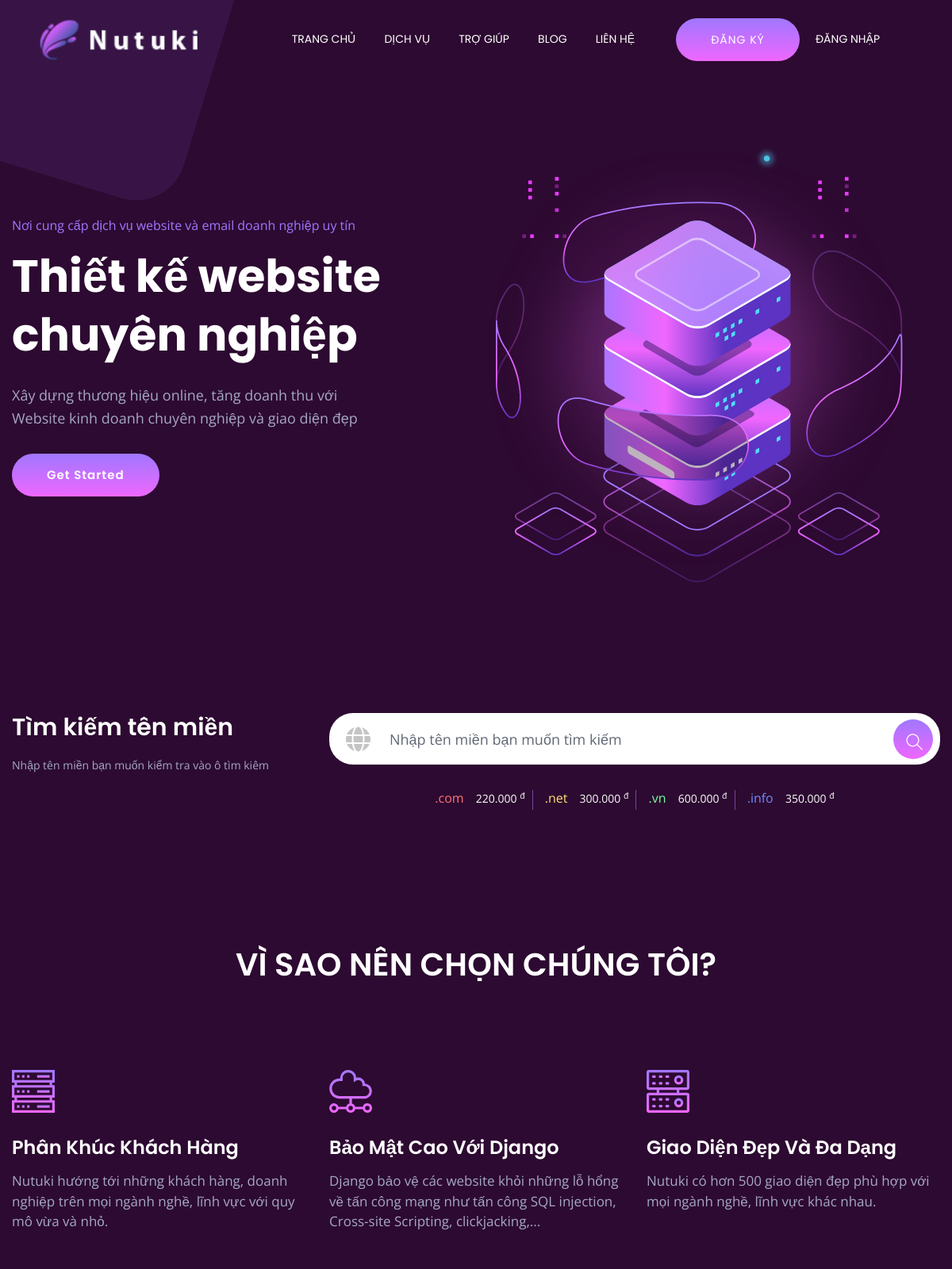
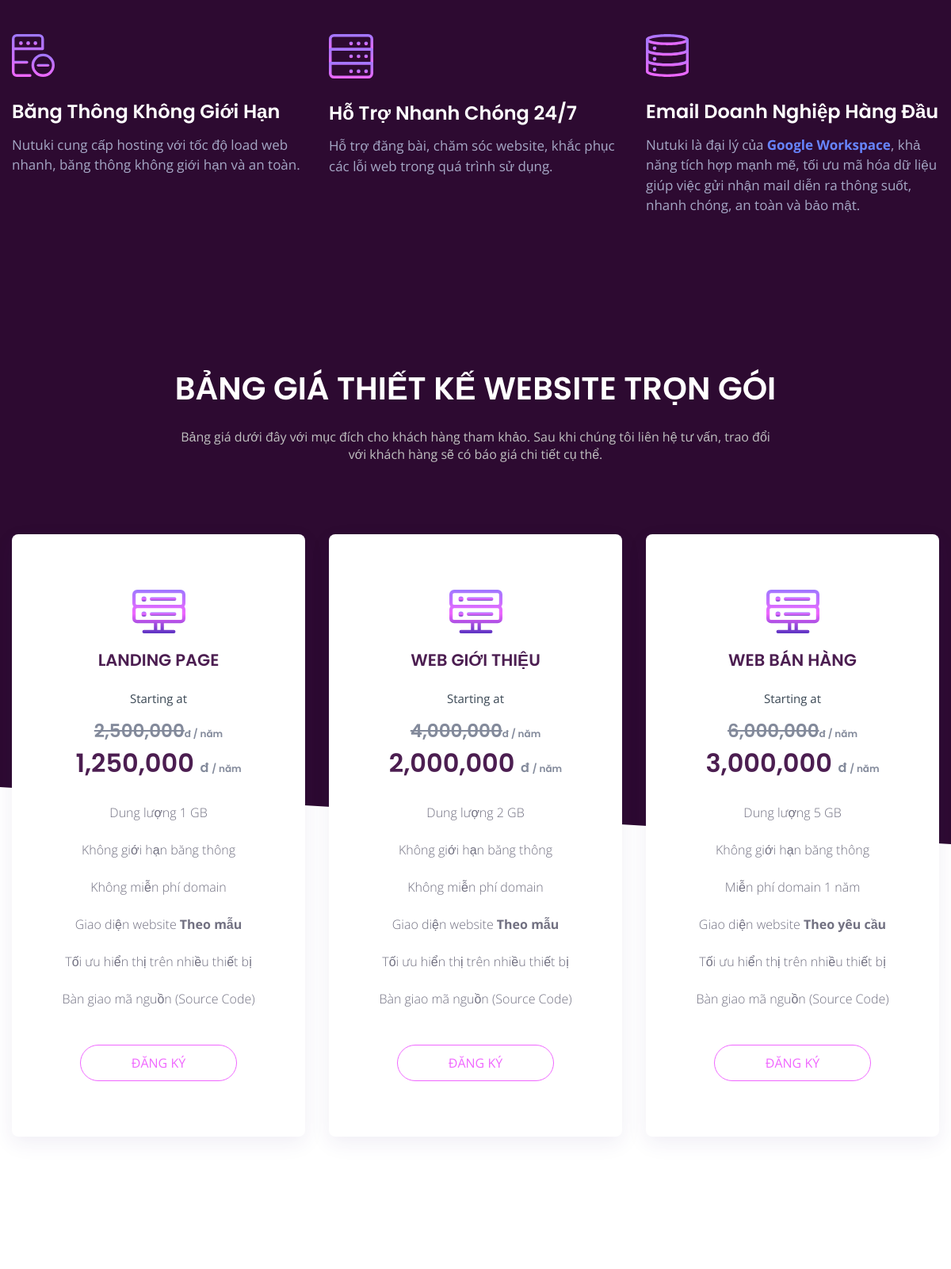
The page / (upper part) on the database its author committed (2 pictures, top to bottom).
### home/models.py (models this page shows, shortened)
class heroDemo(models.Model):
	title = models.CharField('tiêu đề hero', max_length=100)
	subTitle = models.CharField('tiêu đề nhỏ', max_length=100)
	content = models.CharField('nội dung here', max_length=200)
	class Meta:
		db_table = "Demo Hero"

### product/models.py (models this page shows, shortened)
class website(models.Model):
  storage_options = (('500_MB' ,'500 MB'), ('1_GB' ,'1 GB'), ('2_GB' ,'2 GB'), ('5_GB' ,'5 GB'))
  freeDomain_options = (('Yes','Yes'), ('No','No'))
  template_options = (('Theo mẫu','Theo mẫu'), ('Theo yêu cầu','Theo yêu cầu'))
  name = models.CharField('Tên gói', max_length=100)
  storage = models.CharField('Dung lượng', choices=storage_options, max_length=10)
  bandwidth = models.CharField('Dung lượng', max_length=100, default='Không giới hạn băng thông')
  freeDomain = models.CharField('Miễn phí domain', choices=freeDomain_options, max_length=3)
  template = models.CharField('Giao diện website', choices=template_options, max_length=20)
  descriptions = RichTextUploadingField('Mô tả', default='')
  old_pricing = models.DecimalField('Giá tiền cũ',max_digits=100, decimal_places=0, null=True)
  pricing = models.DecimalField('Giá tiền',max_digits=100, decimal_places=0)
  class Meta:
    db_table = 'website'

### home/views.py (the view)
# urls.py: path('',views.index, name='home' ),
def index(request):
	info = infoCompany.objects.get(pk=1)
	websites = website.objects.all()[0:3]
	questions = Questions.objects.all()
	feedbacks = Feedback.objects.all().order_by('-id')[0:3]
	heros = heroDemo.objects.get(pk=1)
	return render(
		request=request,
		template_name='index.html',
		context={
			'info': info,
			'websites': websites,
			'questions': questions,
			'feedbacks': feedbacks,
			'heros': heros
		}
	)

### templates/index.html (shortened to what this page needs)
{% extends "homebase.html" %}
{% load static  %}
{% load humanize %}
{% block main %}
<main>
    <div class="slider-area slider-bg ">
        <div class="slider-active">
            <div class="single-slider d-flex align-items-center slider-height ">
                <div class="container">
                    <div class="row align-items-center justify-content-between">
                        <div class="col-xl-5 col-lg-5 col-md-9 ">
                            <div class="hero__caption">
                            <span data-animation="fadeInLeft" data-delay=".3s">{{heros.title}}</span>
                            <h1 data-animation="fadeInLeft" data-delay=".6s ">{{heros.subTitle}}</h1>
                            <p data-animation="fadeInLeft" data-delay=".8s">{{heros.content}}</p>
                            <div class="slider-btns">
                                <a href="{% url 'product'%}" data-animation="fadeInLeft" data-delay="1s" href="industries.html" class="btn radius-btn">get started</a>
                            </div>
                        </div>
                        </div>
                        <div class="col-xl-6 col-lg-6">
                            <div class="hero__img d-none d-lg-block f-right">
                                <img src="{% static '' %}assets/img/hero/hero_right.png" alt="" data-animation="fadeInRight" data-delay="1s">
                            </div>
                        </div>
                    </div>
                </div>
            </div>
        </div>
        <div class="slider-shape d-none d-lg-block">
            <img class="slider-shape1" src="{% static '' %}assets/img/hero/top-left-shape.png" alt="">
        </div>
    </div>
    <div class="domain-search-area section-bg1">
        <div class="container">
            <div class="row">
                <div class="col-xl-4 col-lg-5">
                    <h2>Tìm kiếm tên miền</h2>
                    <p>Nhập tên miền bạn muốn kiểm tra vào ô tìm kiêm</p>
                </div>
                <div class="col-xl-8 col-lg-7">
                <form action="#" class="search-box">
                    <div class="input-form">
                        <input type="text" placeholder="Nhập tên miền bạn muốn tìm kiếm">
                        <div class="search-form">
                            <button><i class="ti-search"></i></button>
                        </div>
                        <div class="world-form">
                            <i class="fas fa-globe"></i>
                        </div>
                    </div>
                </form>
                <div class="single-domain pt-30 pb-30">
                    <ul>
                        <li><span>.com</span> <p>220.000 <sup>đ</sup></p></li>
                        <li><span>.net</span> <p>300.000 <sup>đ</sup></p></li>
                        <li><span>.vn</span> <p>600.000 <sup>đ</sup></p></li>
                        <li><span>.info</span> <p>350.000 <sup>đ</sup></p></li>
                    </ul>
                </div>
            </div>
        </div>
    </div>
    </div>
<section class="team-area section-padding40 section-bg1">
    <div class="container">
        <div class="row justify-content-center">
            <div class="col-xl-12">
                <div class="section-tittle text-center mb-105">
                    <h2>VÌ SAO NÊN CHỌN CHÚNG TÔI?</h2>
                </div>
            </div>
        </div>
        <div class="row">
            <div class="col-lg-4 col-md-4 col-sm-6">
                <div class="single-cat">
                    <div class="cat-icon">
                        <img src="{% static '' %}assets/img/icon/services1.svg" alt="">
                    </div>
                    <div class="cat-cap">
                        <h5><a>Phân khúc khách hàng</a></h5>
                        <p>Nutuki hướng tới những khách hàng, doanh nghiệp trên mọi ngành nghề, lĩnh vực với quy mô vừa và nhỏ.</p>
                    </div>
                </div>
            </div>
            <div class="col-lg-4 col-md-4 col-sm-6">
                <div class="single-cat">
                    <div class="cat-icon">
                        <img src="{% static '' %}assets/img/icon/services2.svg" alt="">
                    </div>
                    <div class="cat-cap">
                        <h5><a>Bảo mật cao với Django</a></h5>
                        <p>Django bảo vệ các website khỏi những lỗ hổng về tấn công mạng như tấn công SQL injection, Cross-site Scripting, clickjacking,...</p>
                    </div>
                </div>
            </div>
            <div class="col-lg-4 col-md-4 col-sm-6">
                <div class="single-cat">
                    <div class="cat-icon">
                        <img src="{% static '' %}assets/img/icon/services3.svg" alt="">
                    </div>
                    <div class="cat-cap">
                        <h5><a>Giao diện đẹp và đa dạng</a></h5>
                        <p>Nutuki có hơn 500 giao diện đẹp phù hợp với mọi ngành nghề, lĩnh vực khác nhau.</p>
                    </div>
                </div>
            </div>
            <div class="col-lg-4 col-md-4 col-sm-6">
                <div class="single-cat">
                    <div class="cat-icon">
                        <img src="{% static '' %}assets/img/icon/services4.svg" alt="">
                    </div>
                    <div class="cat-cap">
                        <h5><a>Băng thông không giới hạn</a></h5>
                        <p>Nutuki cung cấp hosting với tốc độ load web nhanh, băng thông không giới hạn và an toàn.</p>
                    </div>
                </div>
            </div>
            <div class="col-lg-4 col-md-4 col-sm-6">
                <div class="single-cat">
                    <div class="cat-icon">
                        <img src="{% static '' %}assets/img/icon/services5.svg" alt="">
                    </div>
                    <div class="cat-cap">
                        <h5><a>Hỗ trợ nhanh chóng 24/7</a></h5>
                        <p>Hỗ trợ đăng bài, chăm sóc website, khắc phục các lỗi web trong quá trình sử dụng.</p>
                    </div>
                </div>
            </div>
            <div class="col-lg-4 col-md-4 col-sm-6">
                <div class="single-cat">
                    <div class="cat-icon">
                        <img src="{% static '' %}assets/img/icon/services6.svg" alt="">
                    </div>
                    <div class="cat-cap">
                        <h5><a>Email doanh nghiệp hàng đầu</a></h5>
                        <p>Nutuki là đại lý của <span style="font-weight: bold;">Google Workspace</span>, khả năng tích hợp mạnh mẽ, tối ưu mã hóa dữ liệu giúp việc gửi nhận mail diễn ra thông suốt, nhanh chóng, an toàn và bảo mật.</p>
                    </div>
                </div>
            </div>
        </div>
    </div>
</section>
<section class="pricing-card-area fix">
    <div class="container">
        <div class="row justify-content-center">
            <div class="col-xl-8 col-lg-8">
                <div class="section-tittle text-center mb-90">
                    <h2>BẢNG GIÁ THIẾT KẾ WEBSITE TRỌN GÓI</h2>
                    <p>Bảng giá dưới đây với mục đích cho khách hàng tham khảo. Sau khi chúng tôi liên hệ tư vấn, trao đổi với khách hàng sẽ có báo giá chi tiết cụ thể.</p>
                </div>
            </div>
        </div>
        <div class="row">
            {% for website in websites %}
                <div class="col-xl-4 col-lg-4 col-md-6 col-sm-10">
                    <div class="single-card text-center mb-30">
                        <div class="card-top">
                            <img src="{% static '' %}assets/img/icon/price1.svg" alt="">
                            <h4>{{website.name}}</h4>
                            <p>Starting at</p>
                        </div>
                        <div class="card-mid">
                            <h4><span style="font-size: 23px;text-decoration: line-through;">{{website.old_pricing|intcomma}}</span><span>đ </span> <span>/ năm</span></h4>
                            <h4>{{website.pricing|intcomma}} <span style="font-size: 16px;">đ </span> <span>/ năm</span></h4>
                        </div>
                        <div class="card-bottom">
                            <ul>
                                {% if website.storage == '1_GB' %}
                                    <li>Dung lượng 1 GB</li>
                                {% elif website.storage == '2_GB' %}
                                    <li>Dung lượng 2 GB</li>
                                {% elif website.storage == '5_GB' %}
                                    <li>Dung lượng 5 GB</li>
                                {% endif %}
                                <li>{{website.bandwidth}}</li>
                                {% if website.freeDomain == 'Yes' %}
                                    <li>Miễn phí domain 1 năm</li>
                                {% elif website.freeDomain == 'No' %}
                                    <li>Không miễn phí domain</li>
                                {% endif %}
                                {% if website.template == 'Theo mẫu' %}
                                    <li>Giao diện website <span style="font-weight: bold;">{{website.template}} </span></li>
                                {% elif website.template == 'Theo yêu cầu' %}
                                    <li>Giao diện website <span style="font-weight: bold;">{{website.template}} </span></li>
                                {% endif %}
                                <li>Tối ưu hiển thị trên nhiều thiết bị</li>
                                <li>Bàn giao mã nguồn (Source Code)</li>
                            </ul>
                            <a href="{% url 'checkout' website_id=website.id %}" class="borders-btn">Đăng ký</a>
                        </div>
                    </div>
                </div>
            {% endfor %}
        </div>
    </div>
</section>
<div class="about-area1 section-padding40">
</div>
</main>
{% endblock %}

### rows shown on the page
heroDemo: title "Nơi cung cấp dịch vụ website và email doanh nghiệp uy tín", subTitle "Thiết kế website chuyên nghiệp", content "Xây dựng thương hiệu online, tăng doanh thu với Website kinh doanh chuyên nghiệp và giao diện đẹp"
website: name "LANDING PAGE", old_pricing "2,500,000", pricing "1,250,000", storage "Dung lượng 1 GB", bandwidth "Không giới hạn băng thông", freeDomain "Không miễn phí domain", template "Theo mẫu"
website: name "WEB GIỚI THIỆU", old_pricing "4,000,000", pricing "2,000,000", storage "Dung lượng 2 GB", bandwidth "Không giới hạn băng thông", freeDomain "Không miễn phí domain", template "Theo mẫu"
website: name "WEB BÁN HÀNG", old_pricing "6,000,000", pricing "3,000,000", storage "Dung lượng 5 GB", bandwidth "Không giới hạn băng thông", freeDomain "Miễn phí domain 1 năm", template "Theo yêu cầu"
